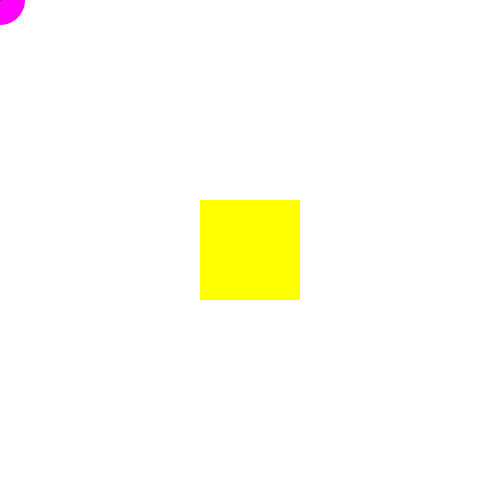
Frame 1 (no input)
Frame 60 (the mouse pressed at the canvas centre just before this capture): identical to frame 1, image omitted
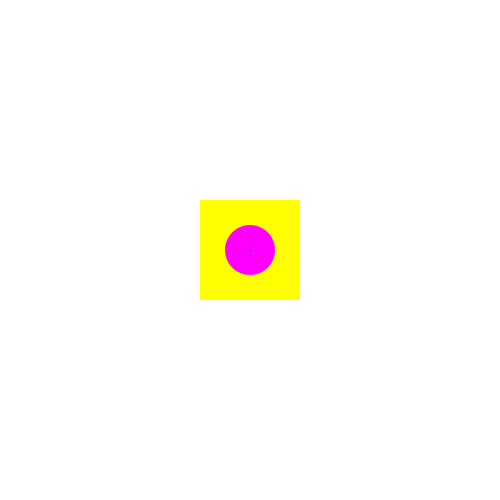
Frame 120 (the mouse held since frame 60 and released just before this capture)

The Processing sketch that drew these frames (run headless with seeded random() and noise(); from frame 60 on, the mouse is pressed at the canvas centre):

// Processing sketch: shapes_mouse_movement
// ── shapes_mouse_movement.pde
//order matters
//rectMode(CENTER);
//noStroke();
//fill(255,255,0);
//rect(width/2,height/2,100,100)
//fill(255,255);
//ellipse(width/2,height/2,100,150);

void setup(){
  size(500,500);
  background(255);
}

void draw(){
background(255); //clean up

rectMode(CENTER);
noStroke();
fill(255,255,0);
rect(width/2,height/2,100,100);

fill(255,0,255);
ellipse(mouseX,mouseY,50,50);

stroke(1);
//line(pmouseX,pmouseY,100,100); //(x,y,x,y),p---draw
line(pmouseX,pmouseY,mouseX,mouseY);
//line(mouseX,mouseY,mouseX,mouseY);


//fill(0,0,255);
//triangle(30, 75, 58, 20, 86, 75); // (x,y,x,y,x,y)
//fill(0);
//quad(38, 31, 86, 20, 69, 63, 30, 76);

//stroke(1);
//fill(200);
//arc(50, 55, 50, 50, 0, HALF_PI);
//noFill();
//arc(50, 55, 60, 60, HALF_PI, PI);
//arc(50, 55, 70, 70, PI, PI+QUARTER_PI);
//arc(50, 55, 80, 80, PI+QUARTER_PI, TWO_PI);

//noSmooth();
//point(width/2, 20);

}
